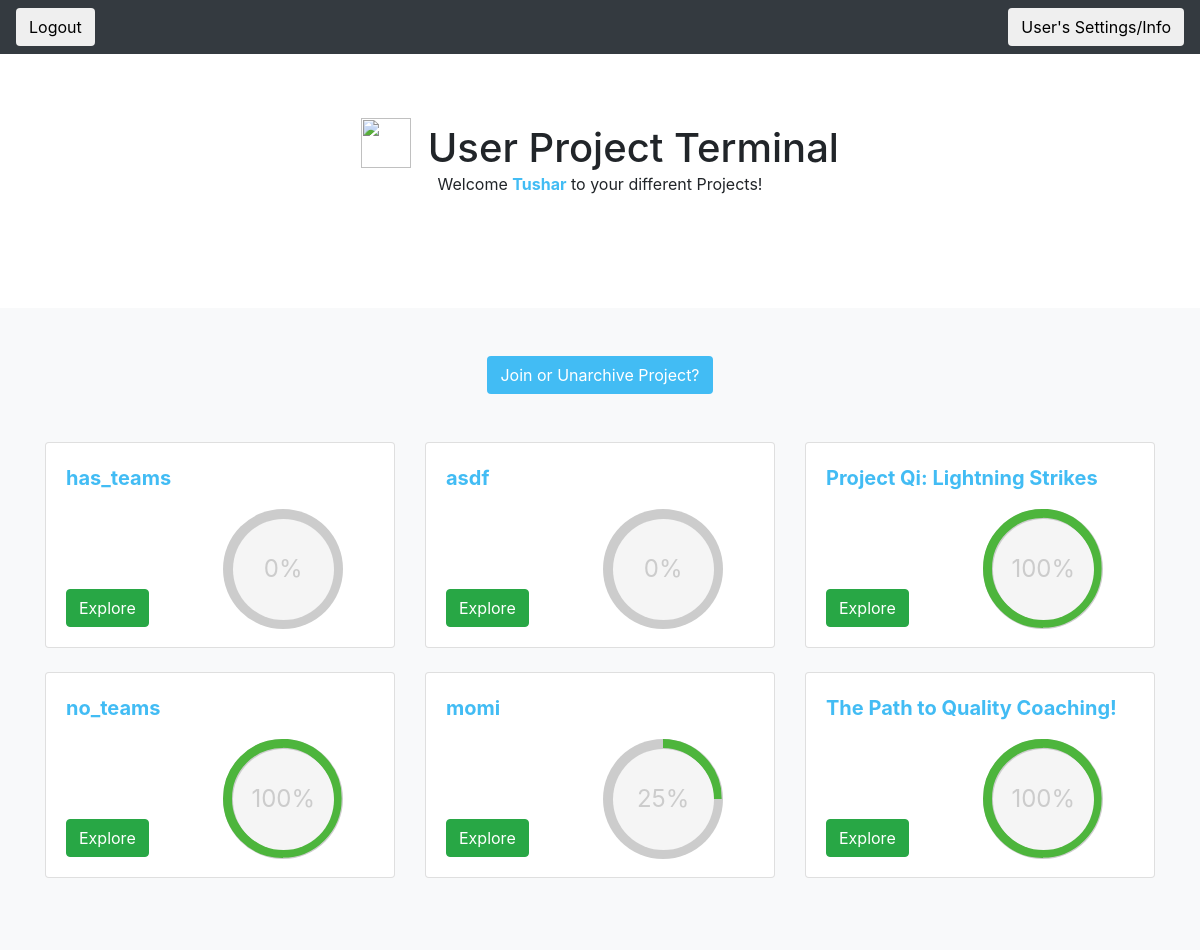
/quest/user_project_page/tdesai (signed in), run on the app's committed database.
### quest_extension/models.py (models this page shows)
class User(models.Model):
    user_ldap = models.CharField(max_length=45)
    user_first_name = models.CharField(max_length=45)
    user_last_name = models.CharField(max_length=45)
    user_email = models.CharField(max_length=45)
    user_password = models.CharField(max_length = 100)
    user_reset_password_pin = models.CharField(max_length = 100, null=True, default = None)

class Project(models.Model):
    project_name = models.CharField(max_length=1000)
    project_description = models.CharField(max_length=1000, blank = True, null = True)
    project_random_phrase = models.CharField(max_length = 255, unique = True)
    project_admin_pin = models.CharField(max_length = 255, unique = True)
    project_editable = models.BooleanField()
    project_has_teams = models.BooleanField(default = False)

### quest_extension/views.py (the view)
# urls.py: path('user_project_page/<ldap>', views.get_user_project_page),
def get_user_project_page(request, ldap):
    if not validate_user_access(request, ldap):
        return HttpResponseRedirect('/quest/user_login')
    current_user = User.objects.get(user_ldap = ldap)
    projects_and_percentages = []
    user_projects = UserProject.objects.filter(user = current_user, archived = False).values_list('project', flat=True)
    user_projects = Project.objects.filter(pk__in=user_projects)
    for project in user_projects:
        current_user_project = UserProject.objects.get(project = project, user = current_user)
        quests_completed = CompletedQuest.objects.filter(userproject = current_user_project).count()
        total_quests = Quest.objects.filter(project = project).count()
        percentage_complete = int(quests_completed / total_quests * 100)
        projects_and_percentages.append((project, percentage_complete))
    list_of_archived_projects = UserProject.objects.filter(user = current_user, archived = True).values_list('project', flat=True)
    list_of_archived_projects = Project.objects.filter(pk__in=list_of_archived_projects)
    context = {'current_user': current_user,
    'projects_and_percentages': projects_and_percentages,
    'list_of_archived_projects': list_of_archived_projects}
    return render(request, 'quest_extension/user_project_page.html', context)

### quest_extension/logic.py (called while the page is built)
def validate_user_access(request, ldap):
    return 'current_user_ldap' in request.session and request.session['current_user_ldap'] == ldap

### quest_extension/templates/quest_extension/user_project_page.html (shortened to what this page needs)
{% load static %}
{% load crispy_forms_tags %}
<!doctype html>
<html lang="en">
  <head>
    <link rel="stylesheet" href="https://maxcdn.bootstrapcdn.com/bootstrap/4.0.0/css/bootstrap.min.css">
    <link rel="stylesheet" type="text/css" href="{% static 'quest_extension/user_project_page_style.css' %}">
  </head>
  <body>
    <header>
      <div class="navbar navbar-dark bg-dark box-shadow">
          <form method='POST' action = '/quest/user_logout/{{ current_user.user_ldap}}'>
            <button class = 'btn' type = 'submit', name = 'logout'>Logout</button>
        </form>
        <form method='GET' action = '/quest/user_settings_info/{{current_user.user_ldap}}'>
            <button class = 'btn' type='submit'>User's Settings/Info</button>
        </form>
      </div>
    </header>
    <main role="main">
      <section class="jumbotron text-center" style = 'background-color: white'>
    <div class="container">
    <h1 class="jumbotron-heading"  style = 'display:inline;'>
         <img class = 'imageWithText' style="width:50px; height:50px; margin-right:6px; margin-bottom:4px;" src = 'https://i.imgur.com/1533RUp.png'>
            User Project Terminal
    </h1>
    <p class="jumbotron-heading2">Welcome <strong style = 'color:#42bcf4'>{{ current_user.user_first_name }}</strong> to your different Projects!</p>
    </div>
    </section>
      <div class="album py-5 bg-light">
        <div class="container">
            <div id = 'join_or_unarchive' style = 'text-align: center;'>
            <button class = 'btn' style = 'background-color:#42bcf4; color: white' onclick = 'show_join_project_user()'> Join or Unarchive Project?</button>
            </div>
                <br>
                <br>
          <div class="row">
            {% for project, project_percentage_complete in projects_and_percentages %}
            <div class="col-md-4">
              <div class="card mb-4 box-shadow">
                <div class="card-body">
                  <p style = 'margin:0'>
                    <strong style = 'color: #42bcf4; font-size: 20px '>{{project.project_name}}</strong>
                </p>
                  <div class="d-flex justify-content-between align-items-center">
                    <div class="btn-group">
                        <form method='GET', action = '/quest/user_home/{{ current_user.user_ldap }}/{{ project.id }}'>
                           <br>
                           <br>
                           <br>
                           <br>
                          <div id= 'project_button'>
                                <button class ='btn btn-success' type='submit'>Explore</button>
                            </div>
                        </form>
                    </div>
                    <div class="c100 p{{project_percentage_complete}} green" style = 'margin-bottom: -1%; margin-top:5%; margin-right:10%;'>
                        <span>{{project_percentage_complete}}%</span>
                    </div>
                  </div>
                </div>
              </div>
            </div>
            {% endfor %}
          </div>
        </div>
      </div>
    </main>
  </body>
</html>

### quest_extension/static/quest_extension/user_project_page_style.css (style rules this page uses)
.imageWithText { width:auto; height:1.5em; vertical-align:text-bottom; }
.c100 { position: relative; font-size: 120px; width: 1em; height: 1em; -webkit-border-radius: 50%; -moz-border-radius: 50%; -ms-border-radius: 50%; -o-border-radius: 50%; border-radius: 50%; float: left; margin: 0 0.1em 0.1em 0; background-color: #cccccc; }
.c100 *, .c100 *:before, .c100 *:after { -webkit-box-sizing: content-box; -moz-box-sizing: content-box; box-sizing: content-box; }
.c100 > span { position: absolute; width: 100%; z-index: 1; left: 0; top: 0; width: 5em; line-height: 5em; font-size: 0.2em; color: #cccccc; display: block; text-align: center; white-space: nowrap; -webkit-transition-property: all; -moz-transition-property: all; -o-transition-property: all; transition-property: all; -webkit-transition-duration: 0.2s; -moz-transition-duration: 0.2s; -o-transition-duration: 0.2s; transition-duration: 0.2s; -webkit-transition-timing-function: ease-out; -moz-transition-timing-function: ease-out; -o-transition-timing-function: ease-out; transition-timing-function: ease-out; }
.c100:after { position: absolute; top: 0.08em; left: 0.08em; display: block; content: " "; -webkit-border-radius: 50%; -moz-border-radius: 50%; -ms-border-radius: 50%; -o-border-radius: 50%; border-radius: 50%; background-color: whitesmoke; width: 0.84em; height: 0.84em; -webkit-transition-property: all; -moz-transition-property: all; -o-transition-property: all; transition-property: all; -webkit-transition-duration: 0.2s; -moz-transition-duration: 0.2s; -o-transition-duration: 0.2s; transition-duration: 0.2s; -webkit-transition-timing-function: ease-in; -moz-transition-timing-function: ease-in; -o-transition-timing-function: ease-in; transition-timing-function: ease-in; }

### data on the page
User: user_first_name "Tushar"
Project: project_name "has_teams", project_editable "0"
Project: project_name "asdf", project_editable "0"
Project: project_name "Project Qi: Lightning Strikes", project_percentage_complete "100"
Project: project_name "no_teams", project_percentage_complete "100"
Project: project_name "momi", project_percentage_complete "25"
Project: project_name "The Path to Quality Coaching!", project_percentage_complete "100"
